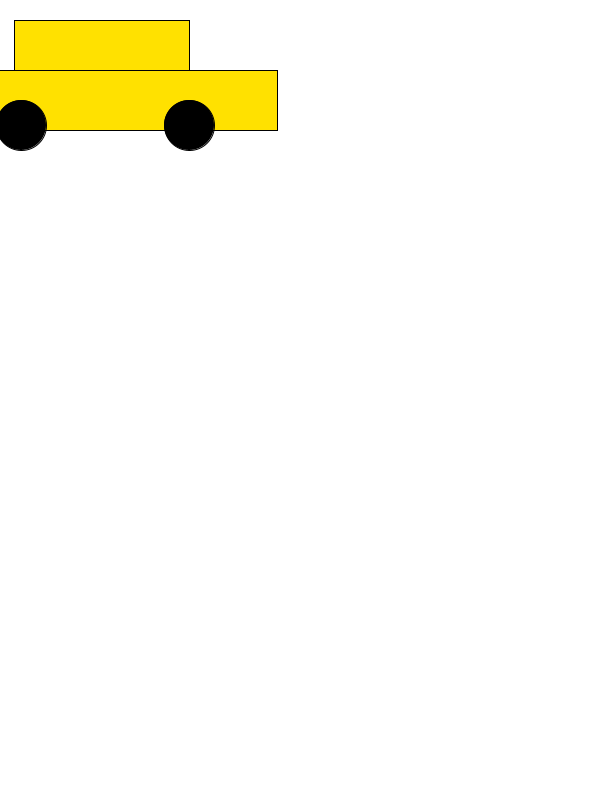
Frame 1 (no input)
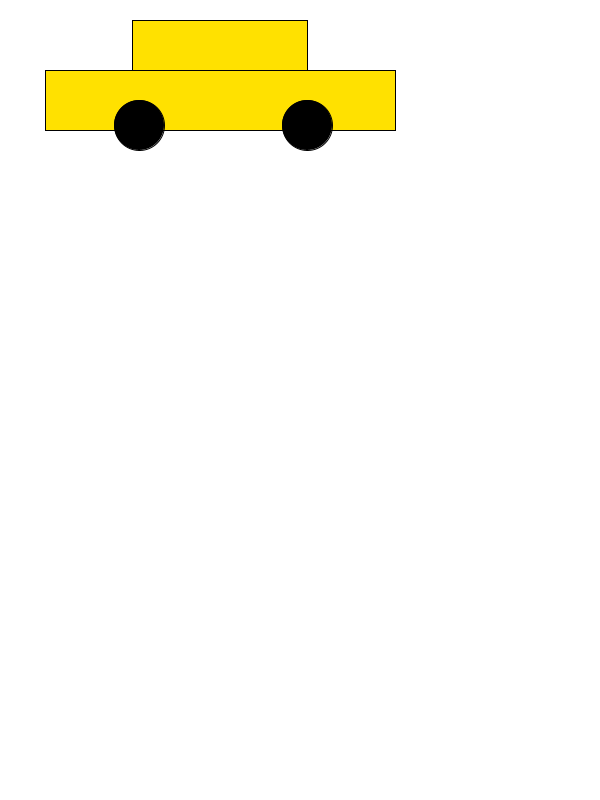
Frame 60 (the mouse pressed at the canvas centre just before this capture)
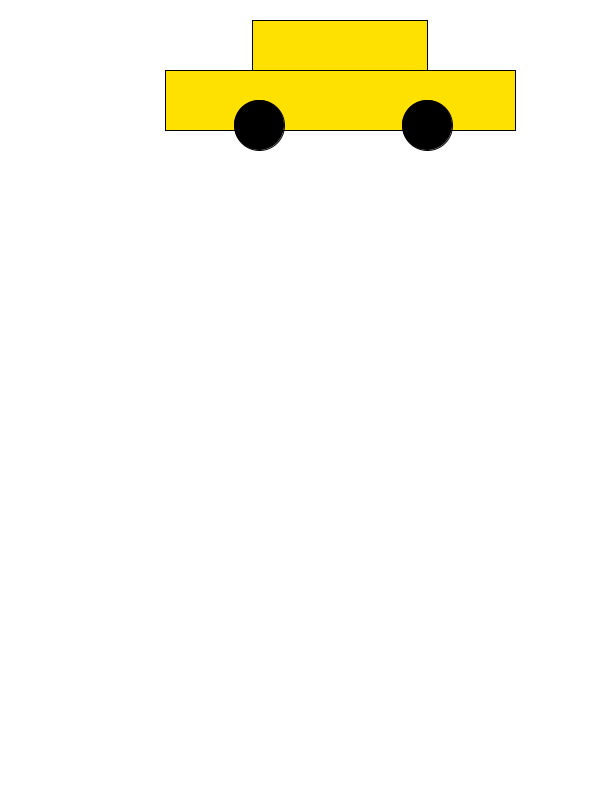
Frame 120 (the mouse held since frame 60 and released just before this capture)

The Processing sketch that drew these frames (run headless with seeded random() and noise(); from frame 60 on, the mouse is pressed at the canvas centre):

// Processing sketch: Car3
// ── Car3.pde
UpperPartCar myUpperPartCar;
BottonPartCar myBottonPartCar;
Wheel mywheel1;
Wheel mywheel2;
float carY = 100;
float carX = 100;
float xSpeed = 2;
float widthCar = 350;

void setup() {
  size(600,800);
  myUpperPartCar = new UpperPartCar(color(255,225,0), carX, carY, widthCar, xSpeed);
  myBottonPartCar = new BottonPartCar(color(255,225,0), carX, carY, widthCar, xSpeed);
  mywheel1 = new Wheel(color(0), 19, 125, xSpeed);
  mywheel2 = new Wheel(color(0), 189, 125, xSpeed);
}

void draw() {
  background(255);
  myUpperPartCar.drive();
  myUpperPartCar.display();
  myBottonPartCar.drive();
  myBottonPartCar.display();
  mywheel1.drive();
  mywheel1.display();
  mywheel2.display();
  mywheel2.drive();
}
// ── BottomPartCar.pde
class BottonPartCar {
  color c;
  float xpos;
  float ypos;
  float xspeed;
  
  BottonPartCar(color tempC, float tempXpos, float tempYpos, float tempWidthCar, float tempXspeed){
  c = tempC;
  xpos = tempXpos;
  ypos = tempYpos;
  xspeed = tempXspeed;
  widthCar = tempWidthCar;
  }

  void drive() {
  xpos = xpos + xspeed;
  if (xpos > width) {
    xpos = 0;
    }  
  }  

  void display() {
    rectMode(CENTER);
    fill(c);
    rect(xpos,ypos,widthCar,60);
  }
}
// ── UpperPartCar.pde
class UpperPartCar {
  color c;
  float xpos;
  float ypos;
  float xspeed;
  
  UpperPartCar(color tempC, float tempXpos, float tempYpos, float tempWidthCar, float tempXspeed){
  c = tempC;
  xpos = tempXpos;
  ypos = tempYpos;
  xspeed = tempXspeed;
  widthCar = tempWidthCar;
  }

  void drive() {
  xpos = xpos + xspeed;
  if (xpos > width) {
    xpos = 0;
    }  
  }  

  void display() {
    rectMode(CENTER);
    fill(c);
    rect(xpos,ypos-50, widthCar/2, 60);
  }
}
// ── Wheel.pde
class Wheel {
  color c;
  float xpos;
  float ypos;
  float xspeed;
  
  Wheel(color tempC, float tempXpos, float tempYpos, float tempXspeed){
  c = tempC;
  xpos = tempXpos;
  ypos = tempYpos;
  xspeed = tempXspeed;
  }

  void drive() {
  xpos = xpos + xspeed;
  if (xpos > width) {
    xpos = 0;
    }  
  }  

  void display() {
    ellipseMode(CENTER);
    fill(c);
    ellipse(xpos,ypos,50,50);
  }
}
